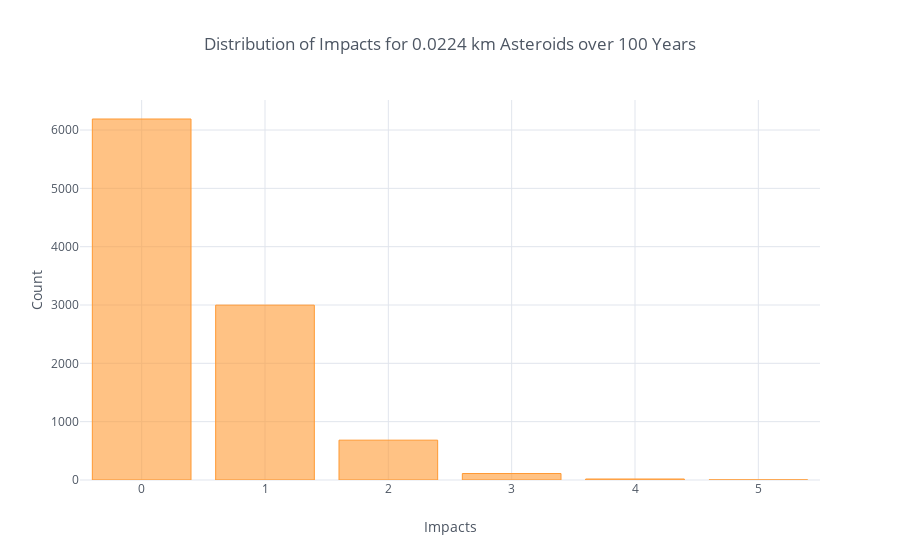

Notebook code for this chart:
### Markdown cell above
The best way to visualize the results is with a histogram showing the number of impacts in each simluation.

### Code cell
pd.DataFrame(impacts)[0].value_counts().iplot(kind='bar', 
                                               xTitle='Impacts', yTitle='Count', theme='white',
                                              title=f"Distribution of Impacts for {df['diameter'].iloc[0]} km Asteroids over 100 Years")

### Figure 1 — Plotly figure (JSON) as saved in the notebook; plotly's stock layout.template omitted (floating-point values rounded to 4 significant figures)
{"data": [{"marker": {"color": "rgba(255, 153, 51, 0.6)", "line": {"color": "rgba(255, 153, 51, 1.0)", "width": 1}}, "name": "0", "orientation": "v", "text": "", "type": "bar", "uid": "21150608-8035-4e4d-9ba1-7316290593e8", "x": [0, 1, 2, 3, 4, 5], "y": [6189, 2998, 683, 111, 17, 2]}], "layout": {"legend": {"bgcolor": "#FFFFFF", "font": {"color": "#4D5663"}}, "paper_bgcolor": "#FFFFFF", "plot_bgcolor": "#FFFFFF", "title": {"font": {"color": "#4D5663"}, "text": "Distribution of Impacts for 0.0224 km Asteroids over 100 Years"}, "xaxis": {"gridcolor": "#E1E5ED", "showgrid": true, "tickfont": {"color": "#4D5663"}, "title": {"font": {"color": "#4D5663"}, "text": "Impacts"}, "zerolinecolor": "#E1E5ED"}, "yaxis": {"gridcolor": "#E1E5ED", "showgrid": true, "tickfont": {"color": "#4D5663"}, "title": {"font": {"color": "#4D5663"}, "text": "Count"}, "zerolinecolor": "#E1E5ED"}}}
